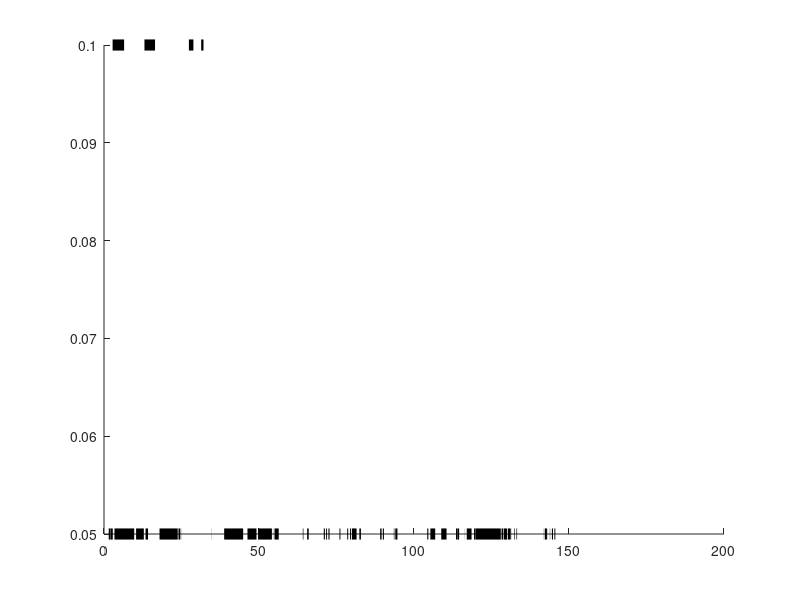

The MATLAB script that drew this image:
clear all; clc;
%%
load('user_vel_good.mat');
uvg = user_vel;
load('user_vel_bad.mat');
uvb = user_vel;

%% query time stamps

qts_good = load('gp_good_ts.mat');
qts_bad = load('gp_bad_ts.mat');

%% GOOD

x = uvg(end, :)'; %original ts
v = zeros(size(uvg,2), 1);
for i=1:size(uvg, 2)
    v(i) = norm(uvg(1:end-1, i));
end

v(v > 0) = 1;
xq = qts_good.gpg_ts;
vq = interp1(x,v,xq);

ts_line = xq(find(diff(vq) ~= 0) + 1); ts_line([8,10]) = [];
hold on;
for i=1:2:length(ts_line)
    line([ts_line(i), ts_line(i+1)], [0.1, 0.1], 'Color', 'k', 'LineWidth', 8);
end

%% BAD

x = uvb(end, :)'; %original ts
v = zeros(size(uvb,2), 1);
for i=1:size(uvb, 2)
    v(i) = norm(uvb(1:end-1, i));
end

v(v > 0) = 1;
xq = qts_bad.gpb_ts;
vq = interp1(x,v,xq);

ts_line = xq(find(diff(vq) ~= 0) + 1); 
hold on;
for i=1:2:length(ts_line)
    line([ts_line(i), ts_line(i+1)], [0.05, 0.05], 'Color', 'k', 'LineWidth', 8);
end
